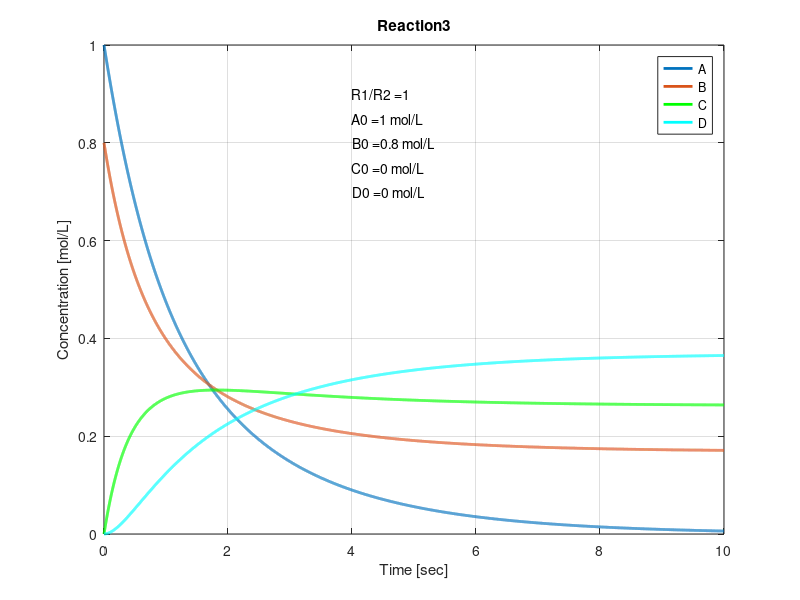
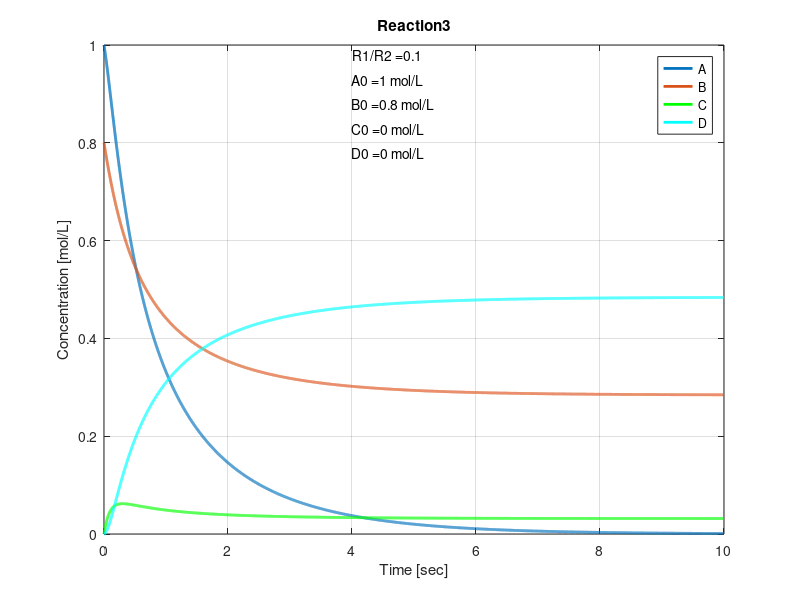
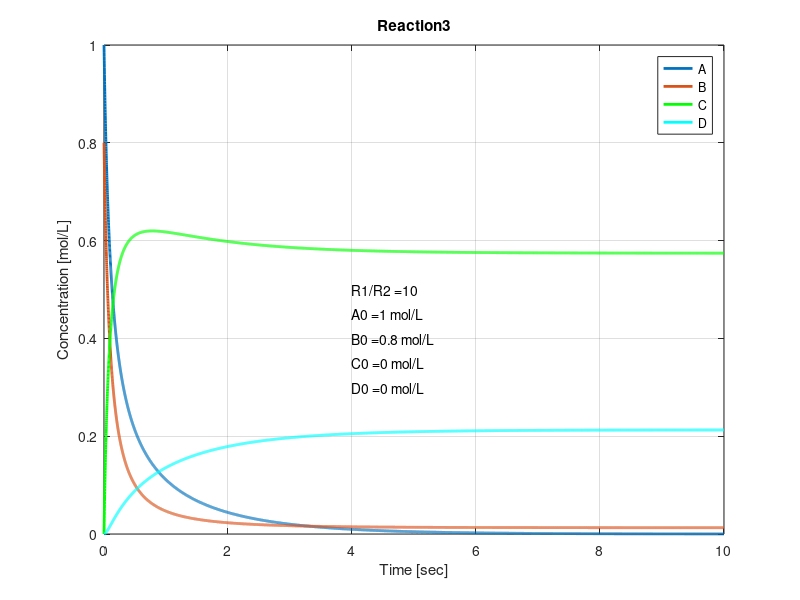
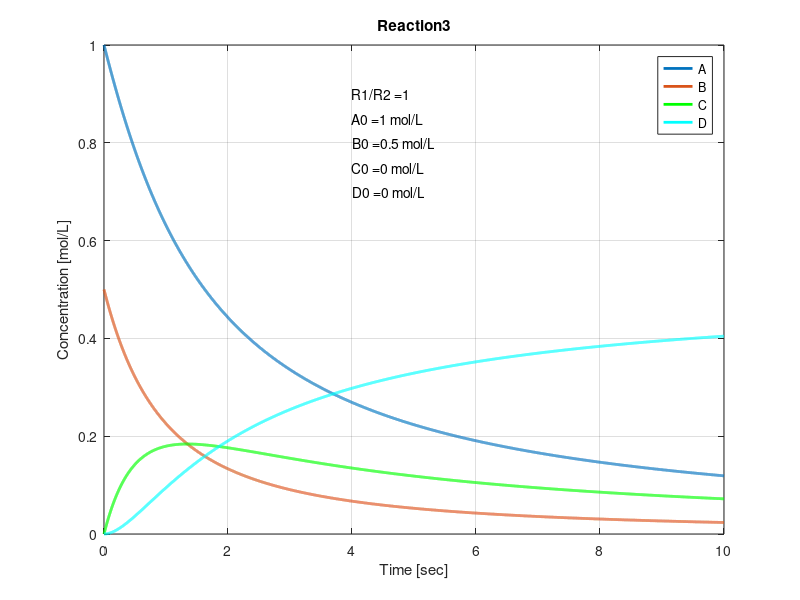

Write MATLAB code to recreate these figures, in order.
%-------------------------------------------------------
%--------------- Radioactive Lifetime   ----------------
%--------------- By: Eli Temanson       ----------------
%--------------- A+B->C w/ rate R1      ----------------
%--------------- A+C->D w/ rate R2      ----------------
%-------------------------------------------------------

clc; clear all; close all;

%-------------------- Variables ------------------------

R1 = 1;
R2 = 1;  %rate ->  dA/dt = -RA or dB/dt = +RA
dt = 0.001;
A(1) = 1;
B(1) = 0.8;
C(1) = 0;
D(1) = 0;
N = 10000;
t(1) = 0;
%-------------------------------------------------------

for i = 2:N+1
    
    t(i) = t(i-1) + dt;
    A(i) = A(i-1) - A(i-1)*B(i-1)*dt*R1 - A(i-1)*C(i-1)*dt*R2;
    B(i) = B(i-1) - A(i-1)*B(i-1)*dt*R1;
    C(i) = C(i-1) + A(i-1)*B(i-1)*dt*R1- A(i-1)*C(i-1)*dt*R2;
    D(i) = D(i-1) + A(i-1)*C(i-1)*dt*R2;
    
end
 
figure(1)
plot(t,A,'LineWidth',2)
hold on 
plot(t,B,'LineWidth',2)
hold on 
plot(t,C,'g','LineWidth',2)
hold on 
plot(t,D,'c','LineWidth',2)
hold on 
grid on
legend('A','B','C','D')
text(4,0.9,strcat('R1/R2 = ',num2str(R1/R2)))
text(4,0.85,strcat('A0 = ', num2str(A(1)),' mol/L'))
text(4,0.8,strcat('B0 = ', num2str(B(1)),' mol/L'))
text(4,0.75,strcat('C0 = ', num2str(C(1)),' mol/L'))
text(4,0.7,strcat('D0 = ', num2str(D(1)),' mol/L'))
title('Reaction3')
xlabel('Time [sec]')
ylabel('Concentration [mol/L]')

%--------------------------------------------------------------

R1 = 1;
R2 = 10;

for i = 2:N+1
    
    t(i) = t(i-1) + dt;
    A(i) = A(i-1) - A(i-1)*B(i-1)*dt*R1 - A(i-1)*C(i-1)*dt*R2 ;
    B(i) = B(i-1) - A(i-1)*B(i-1)*dt*R1;
    C(i) = C(i-1) + A(i-1)*B(i-1)*dt*R1 - A(i-1)*C(i-1)*dt*R2;
    D(i) = D(i-1) + A(i-1)*C(i-1)*dt*R2;
    
end
 
figure(2)
plot(t,A,'LineWidth',2)
hold on 
plot(t,B,'LineWidth',2)
hold on 
plot(t,C,'g','LineWidth',2)
hold on 
plot(t,D,'c','LineWidth',2)
hold on 
grid on
legend('A','B','C','D')
text(4,0.98,strcat('R1/R2 = ',num2str(R1/R2)))
text(4,0.93,strcat('A0 = ', num2str(A(1)),' mol/L'))
text(4,0.88,strcat('B0 = ', num2str(B(1)),' mol/L'))
text(4,0.83,strcat('C0 = ', num2str(C(1)),' mol/L'))
text(4,0.78,strcat('D0 = ', num2str(D(1)),' mol/L'))
title('Reaction3')
xlabel('Time [sec]')
ylabel('Concentration [mol/L]')

%------------------------------------------------------------

R1 = 10;
R2 = 1;

for i = 2:N+1
    
    t(i) = t(i-1) + dt;
    A(i) = A(i-1) - A(i-1)*B(i-1)*dt*R1 - A(i-1)*C(i-1)*dt*R2 ;
    B(i) = B(i-1) - A(i-1)*B(i-1)*dt*R1;
    C(i) = C(i-1) + A(i-1)*B(i-1)*dt*R1 - A(i-1)*C(i-1)*dt*R2;
    D(i) = D(i-1) + A(i-1)*C(i-1)*dt*R2;
    
end
 
figure(3)
plot(t,A,'LineWidth',2)
hold on 
plot(t,B,'LineWidth',2)
hold on 
plot(t,C,'g','LineWidth',2)
hold on 
plot(t,D,'c','LineWidth',2)
hold on 
grid on
legend('A','B','C','D')
text(4,0.5,strcat('R1/R2 = ',num2str(R1/R2)))
text(4,0.45,strcat('A0 = ', num2str(A(1)),' mol/L'))
text(4,0.4,strcat('B0 = ', num2str(B(1)),' mol/L'))
text(4,0.35,strcat('C0 = ', num2str(C(1)),' mol/L'))
text(4,0.3,strcat('D0 = ', num2str(D(1)),' mol/L'))
title('Reaction3')
xlabel('Time [sec]')
ylabel('Concentration [mol/L]')

A(1) = 1;
B(1) = 0.8;
C(1) = 0;
D(1) = 0;

%-------------------------------------------------------
%-------------------------------------------------------
%-------------------------------------------------------

%-------------------- Variables ------------------------

R1 = 1;
R2 = 1;  %rate ->  dA/dt = -RA or dB/dt = +RA
A(1) = 1;
B(1) = 0.5;
C(1) = 0;
D(1) = 0;
%-------------------------------------------------------

for i = 2:N+1
    
    t(i) = t(i-1) + dt;
    A(i) = A(i-1) - A(i-1)*B(i-1)*dt*R1 - A(i-1)*C(i-1)*dt*R2 ;
    B(i) = B(i-1) - A(i-1)*B(i-1)*dt*R1;
    C(i) = C(i-1) + A(i-1)*B(i-1)*dt*R1 - A(i-1)*C(i-1)*dt*R2;
    D(i) = D(i-1) + A(i-1)*C(i-1)*dt*R2;
    
end
 
figure(4)
plot(t,A,'LineWidth',2)
hold on 
plot(t,B,'LineWidth',2)
hold on 
plot(t,C,'g','LineWidth',2)
hold on 
plot(t,D,'c','LineWidth',2)
hold on 
grid on
legend('A','B','C','D')
text(4,0.9,strcat('R1/R2 = ',num2str(R1/R2)))
text(4,0.85,strcat('A0 = ', num2str(A(1)),' mol/L'))
text(4,0.8,strcat('B0 = ', num2str(B(1)),' mol/L'))
text(4,0.75,strcat('C0 = ', num2str(C(1)),' mol/L'))
text(4,0.7,strcat('D0 = ', num2str(D(1)),' mol/L'))
title('Reaction3')
xlabel('Time [sec]')
ylabel('Concentration [mol/L]')

%--------------------------------------------------------------

A(1) = 0.5;
B(1) = 1;
C(1) = 0;
D(1) = 0;

for i = 2:N+1
    
    t(i) = t(i-1) + dt;
    A(i) = A(i-1) - A(i-1)*B(i-1)*dt*R1 - A(i-1)*C(i-1)*dt*R2 ;
    B(i) = B(i-1) - A(i-1)*B(i-1)*dt*R1;
    C(i) = C(i-1) + A(i-1)*B(i-1)*dt*R1 - A(i-1)*C(i-1)*dt*R2;
    D(i) = D(i-1) + A(i-1)*C(i-1)*dt*R2;
    
end
 
figure(5)
plot(t,A,'LineWidth',2)
hold on 
plot(t,B,'LineWidth',2)
hold on 
plot(t,C,'g','LineWidth',2)
hold on 
plot(t,D,'c','LineWidth',2)
hold on 
grid on
legend('A','B','C','D')
text(4,0.98,strcat('R1/R2 = ',num2str(R1/R2)))
text(4,0.93,strcat('A0 = ', num2str(A(1)),' mol/L'))
text(4,0.88,strcat('B0 = ', num2str(B(1)),' mol/L'))
text(4,0.83,strcat('C0 = ', num2str(C(1)),' mol/L'))
text(4,0.78,strcat('D0 = ', num2str(D(1)),' mol/L'))
title('Reaction3')
xlabel('Time [sec]')
ylabel('Concentration [mol/L]')

%------------------------------------------------------------

A(1) = 1;
B(1) = 0.3;
C(1) = 0.3;
D(1) = 0;

for i = 2:N+1
    
    t(i) = t(i-1) + dt;
    A(i) = A(i-1) - A(i-1)*B(i-1)*dt*R1 - A(i-1)*C(i-1)*dt*R2 ;
    B(i) = B(i-1) - A(i-1)*B(i-1)*dt*R1;
    C(i) = C(i-1) + A(i-1)*B(i-1)*dt*R1 - A(i-1)*C(i-1)*dt*R2;
    D(i) = D(i-1) + A(i-1)*C(i-1)*dt*R2;
    
end
 
figure(6)
plot(t,A,'LineWidth',2)
hold on 
plot(t,B,'LineWidth',2)
hold on 
plot(t,C,'g','LineWidth',2)
hold on 
plot(t,D,'c','LineWidth',2)
hold on 
grid on
legend('A','B','C','D')
text(1.5,0.9,strcat('R1/R2 = ',num2str(R1/R2)))
text(1.5,0.85,strcat('A0 = ', num2str(A(1)),' mol/L'))
text(1.5,0.8,strcat('B0 = ', num2str(B(1)),' mol/L'))
text(1.5,0.75,strcat('C0 = ', num2str(C(1)),' mol/L'))
text(1.5,0.7,strcat('D0 = ', num2str(D(1)),' mol/L'))
title('Reaction3')
xlabel('Time [sec]')
ylabel('Concentration [mol/L]')

